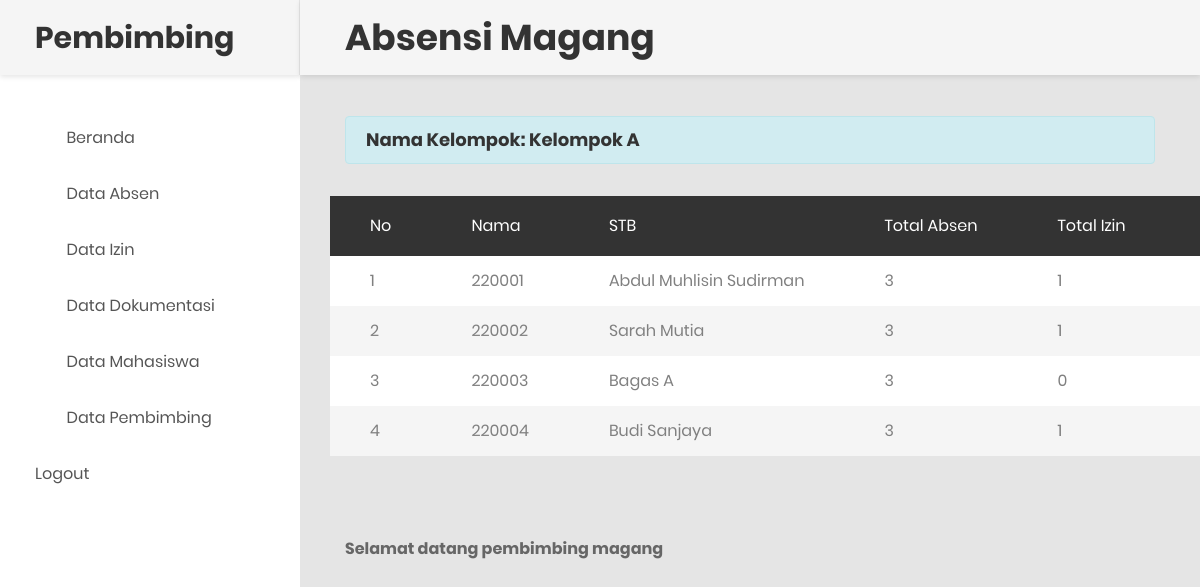
The app's page /pembimbing/dashboard.php (signed in) with its own data.
### tables this page shows
CREATE TABLE `tb_kelompok` (
  `id_kelompok` int(11) NOT NULL AUTO_INCREMENT,
  `nama_kelompok` varchar(255) NOT NULL,
  `nama_kantor` varchar(255) NOT NULL,
  `lat` varchar(50) NOT NULL,
  `lon` varchar(50) NOT NULL,
  PRIMARY KEY (`id_kelompok`)
);

CREATE TABLE `tb_mahasiswa` (
  `id_mahasiswa` int(11) NOT NULL AUTO_INCREMENT,
  `username` varchar(50) NOT NULL,
  `password` varchar(50) NOT NULL,
  `nama` varchar(255) NOT NULL,
  `tmp_tgl_lahir` varchar(255) NOT NULL,
  `jenkel` ENUM('Laki-laki', 'Perempuan') NOT NULL,
  `agama` varchar(255) NOT NULL,
  `alamat` text NOT NULL,
  `no_tel` varchar(18) NOT NULL,
  `foto` varchar(50) NOT NULL,
  PRIMARY KEY (`id_mahasiswa`)
);

### pembimbing/dashboard.php (the view, shortened to what this page needs)
<?php
include '../koneksi.php';
$id_pembimbing = $_SESSION['id_pembimbing'];
$sql_kelompok = "
    SELECT k.nama_kelompok
    FROM tb_kelompok k
    JOIN tb_kelompok_pembimbing kp ON k.id_kelompok = kp.id_kelompok
    WHERE kp.id_pembimbing = '$id_pembimbing'
";
$query_kelompok = mysqli_query($koneksi, $sql_kelompok);
$kelompok = mysqli_fetch_assoc($query_kelompok);
?>
<!DOCTYPE html>
<html lang="en">
<head>
    <link href="../css/font-face.css" rel="stylesheet" media="all">
    <link href="../vendor/font-awesome-4.7/css/font-awesome.min.css" rel="stylesheet" media="all">
    <link href="../vendor/font-awesome-5/css/fontawesome-all.min.css" rel="stylesheet" media="all">
    <link href="../vendor/mdi-font/css/material-design-iconic-font.min.css" rel="stylesheet" media="all">
    <link href="../vendor/bootstrap-4.1/bootstrap.min.css" rel="stylesheet" media="all">
    <link href="../vendor/animsition/animsition.min.css" rel="stylesheet" media="all">
    <link href="../vendor/bootstrap-progressbar/bootstrap-progressbar-3.3.4.min.css" rel="stylesheet" media="all">
    <link href="../vendor/wow/animate.css" rel="stylesheet" media="all">
    <link href="../vendor/css-hamburgers/hamburgers.min.css" rel="stylesheet" media="all">
    <link href="../vendor/slick/slick.css" rel="stylesheet" media="all">
    <link href="../vendor/select2/select2.min.css" rel="stylesheet" media="all">
    <link href="../vendor/perfect-scrollbar/perfect-scrollbar.css" rel="stylesheet" media="all">
    <link href="../css/theme.css" rel="stylesheet" media="all">
</head>
<body class="animsition">
    <div class="page-wrapper">
        <aside class="menu-sidebar d-none d-lg-block">
            <div class="logo">
                <a href="#">
                    <h2>Pembimbing</h2>
                </a>
            </div>
            <div class="menu-sidebar__content js-scrollbar1">
                <nav class="navbar-sidebar">
                    <ul class="list-unstyled navbar__list">
                        <li class="has-sub">
                            <a class="js-arrow" href="dashboard.php">
                                <i class="fas fa-tachometer-alt"></i>Beranda</a>
                        </li>
                        <li>
                            <a href="data_absen.php">
                                <i class="fas fa-calendar-alt"></i>Data Absen</a>
                        </li>
                        <li>
                            <a href="data_izin.php">
                                <i class="fas fa-calendar-alt"></i>Data Izin</a>
                        </li>
                        <li>
                            <a href="data_dokumentasi.php">
                                <i class="fas fa-calendar-alt"></i>Data Dokumentasi</a>
                        </li>
                        <li>
                            <a href="data_mahasiswa.php">
                                <i class="fas fa-chart-bar"></i>Data Mahasiswa</a>
                        </li>
                        <li>
                            <a href="data_pembimbing.php">
                                <i class="fas fa-table"></i>Data Pembimbing</a>
                        </li>
                        <li>
                            <a href="logout.php">Logout</a>
                        </li>
                    </ul>
                </nav>
            </div>
        </aside>
        <div class="page-container">
            <header class="header-desktop">
                <div class="section__content section__content--p30">
                    <div class="container-fluid">
                        <div class="header-wrap">
                            <h1>Absensi Magang </h1>
                        </div>
                    </div>
                </div>
            </header>
            <div class="main-content">
                <div class="section__content section__content--p30">
                    <div class="container-fluid">
                        <div class="row mb-3">
                            <div class="col-md-12">
                                <div class="alert alert-info">
                                    <h4>Nama Kelompok: <?php echo $kelompok['nama_kelompok']; ?></h4>
                                </div>
                            </div>
                        </div>
                        <div class="row">
                            <table class='table table-borderless table-striped table-earning'>
                                <thead>
                                    <tr>
                                        <th>No</th>
                                        <th>Nama</th>
                                        <th>STB</th>
                                        <th>Total Absen</th>
                                        <th>Total Izin</th>
                                        <th>Total Sakit</th>
                                    </tr>
                                </thead>
                                <tbody>
                                    <?php
                                    $sql = "
        SELECT
            m.id_mahasiswa,
            m.nama,
            COUNT(DISTINCT a.id) AS total_absen,
            COUNT(DISTINCT i.id) AS total_izin,
            COUNT(DISTINCT CASE WHEN i.keterangan = 'Sakit' THEN i.id END) AS total_izin_sakit,
            COUNT(DISTINCT CASE WHEN i.keterangan = 'Keperluan Keluarga' THEN i.id END) AS total_izin_keperluan_keluarga,
            COUNT(DISTINCT d.id) AS total_dokumentasi
        FROM tb_mahasiswa m
        LEFT JOIN tb_absensi a ON m.id_mahasiswa = a.id_mahasiswa
        LEFT JOIN tb_izin i ON m.id_mahasiswa = i.id_mahasiswa
        LEFT JOIN tb_dokumentasi d ON m.id_mahasiswa = d.id_mahasiswa
        LEFT JOIN tb_kelompok_pembimbing kp ON kp.id_kelompok = a.id_kelompok
        WHERE kp.id_pembimbing = '$id_pembimbing'
        GROUP BY m.id_mahasiswa
        ";
                                    $query = mysqli_query($koneksi, $sql);
                                    $no = 1;
                                    while ($row = mysqli_fetch_array($query)) {
                                    ?>
                                        <tr>
                                            <td><?php echo $no; ?></td>
                                            <td><?php echo $row['id_mahasiswa']; ?></td>
                                            <td><?php echo $row['nama']; ?></td>
                                            <td><?php echo $row['total_absen']; ?></td>
                                            <td><?php echo $row['total_izin']; ?></td>
                                            <td><?php echo $row['total_izin_sakit']; ?></td>
                                        </tr>
                                    <?php
                                        $no++;
                                    }
                                    ?>
                                </tbody>
                            </table>
                        </div>
                        <div class="row">
                            <strong class="col-md-12" style="margin-top: 5rem;">Selamat datang pembimbing magang</strong>
                        </div>
                    </div>
                </div>
            </div>
        </div>
    </div>
</body>
</html>

### records on screen
tb_kelompok: nama_kelompok "Kelompok A"
tb_mahasiswa: id_mahasiswa "220001", nama "Abdul Muhlisin Sudirman", total_absen "3", total_izin "1"
tb_mahasiswa: id_mahasiswa "220002", nama "Sarah Mutia", total_absen "3", total_izin "1"
tb_mahasiswa: id_mahasiswa "220003", nama "Bagas A", total_absen "3", total_izin "0"
tb_mahasiswa: id_mahasiswa "220004", nama "Budi Sanjaya", total_absen "3", total_izin "1"
